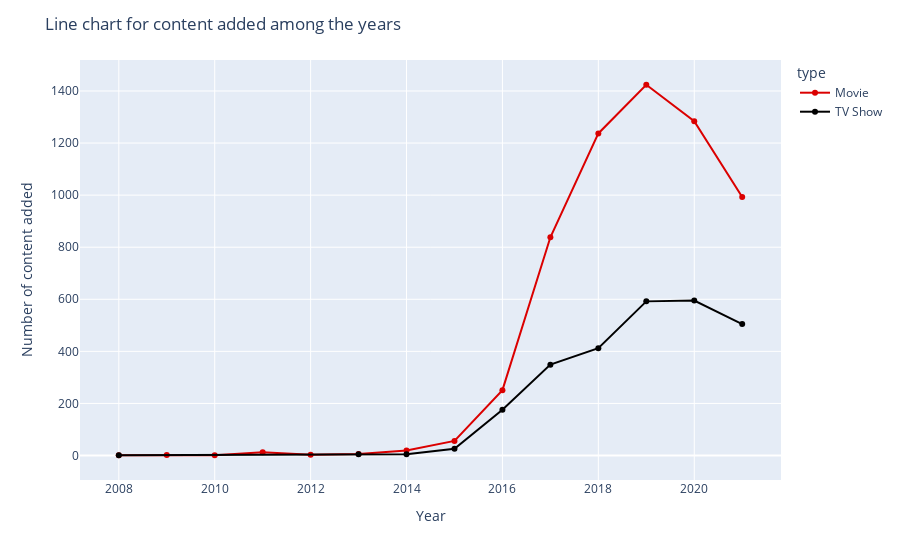

This figure's notebook cell:
### Markdown cell above
# Line chart for content added by year

### Code cell
# Filtering our data by creating a new dataframe that holds the value count for each type for each year
# Creating the new data frame
s = df.groupby('year_added')['type'].value_counts()
newdf = pd.DataFrame(data=s.values, index=s.index)
newdf = newdf.reset_index()
newdf.rename(columns={0:'Count'}, inplace=True)
# Visualizing the data
plot = px.line(newdf, x='year_added', y='Count', color='type', markers=True, 
               color_discrete_map = {"Movie" : "#db0000", "TV Show" : "#000000"})
plot.update_layout(title='Line chart for content added among the years',
    xaxis_title='Year',
    yaxis_title='Number of content added', hovermode='x unified')
plot.show()

### Figure 1 — Plotly figure (JSON) as saved in the notebook; plotly's stock layout.template omitted (floating-point values rounded to 4 significant figures)
{"data": [{"hovertemplate": "type=Movie<br>year_added=%{x}<br>Count=%{y}<extra></extra>", "legendgroup": "Movie", "line": {"color": "#db0000", "dash": "solid"}, "marker": {"symbol": "circle"}, "mode": "markers+lines", "name": "Movie", "orientation": "v", "showlegend": true, "type": "scatter", "x": [2008, 2009, 2010, 2011, 2012, 2013, 2014, 2015, 2016, 2017, 2018, 2019, 2020, 2021], "xaxis": "x", "y": [1, 2, 1, 13, 3, 6, 19, 56, 251, 838, 1237, 1424, 1284, 993], "yaxis": "y"}, {"hovertemplate": "type=TV Show<br>year_added=%{x}<br>Count=%{y}<extra></extra>", "legendgroup": "TV Show", "line": {"color": "#000000", "dash": "solid"}, "marker": {"symbol": "circle"}, "mode": "markers+lines", "name": "TV Show", "orientation": "v", "showlegend": true, "type": "scatter", "x": [2008, 2013, 2014, 2015, 2016, 2017, 2018, 2019, 2020, 2021], "xaxis": "x", "y": [1, 5, 5, 26, 176, 349, 412, 592, 595, 505], "yaxis": "y"}], "layout": {"hovermode": "x unified", "legend": {"title": {"text": "type"}, "tracegroupgap": 0}, "margin": {"t": 60}, "title": {"text": "Line chart for content added among the years"}, "xaxis": {"anchor": "y", "domain": [0, 1], "title": {"text": "Year"}}, "yaxis": {"anchor": "x", "domain": [0, 1], "title": {"text": "Number of content added"}}}}
